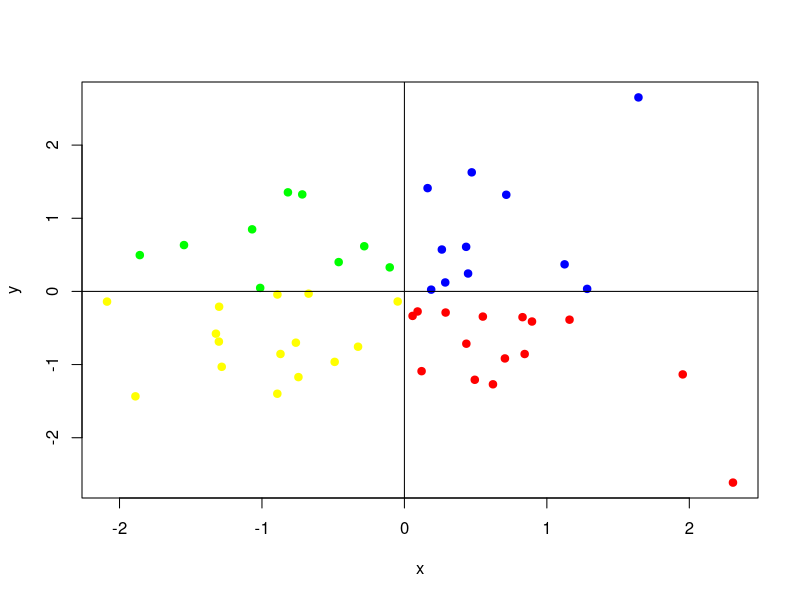

Write the R code that produced this figure.
x <- rnorm(50)
y <- rnorm(50)

color <- rep("blue",50)
color[(x>0)&(y<0)] <-"red"
color[(x<0)&(y>0)] <-"green"
color[(x<0)&(y<0)] <-"yellow"


plot(x,y,col=color,pch=19)
abline(h=0) #just to check
abline(v=0) #just to check 